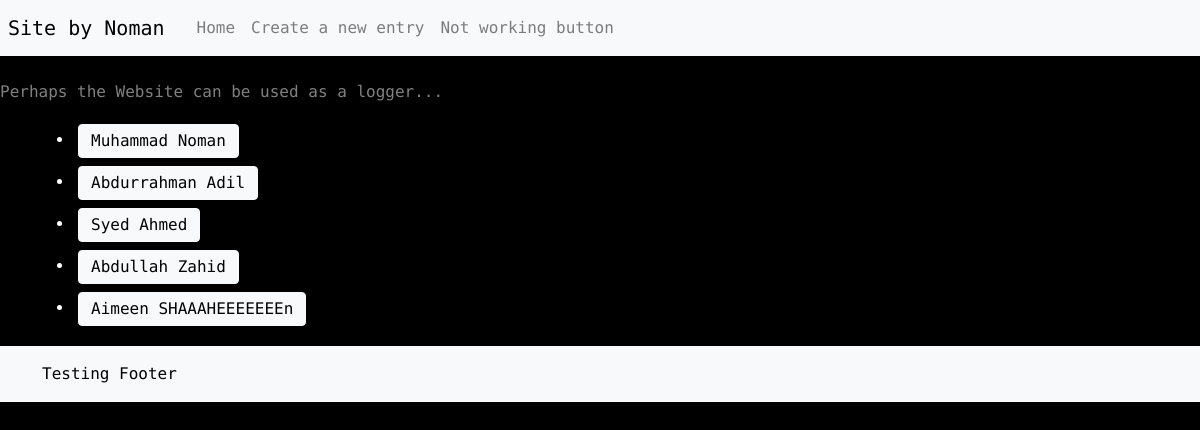
/home/, run on the app's committed database.
### main/models.py (models this page shows)
class Person(models.Model):
    first_name = models.CharField(max_length=40)
    last_name = models.CharField(max_length=40)
    def __str__(self):
        return self.first_name + " " + self.last_name

### main/views.py (the view)
# urls.py: urlpatterns = [path("",views.index,name="index"),path("home/",views.home,name="home"),
def home(request):
    p = Person.objects.all()
    response = render(request,"main/home.html",{"person": p})
    return response

### main/templates/main/home.html
{% extends 'main/base.html' %}
{%block mainBody%}
<ul>
<form method="get" >
{%for i in person %}
    <li class="p-1"><button type="input" class="btn btn-light py-1" formaction="/list/{{i.id}}" >{{i}}</button></li>
{%endfor%}
</form>
</ul>
{%endblock%}

### main/templates/main/base.html (style rules this page uses)
body { font-family: 'Fira Mono', monospace; background-color:black;color:rgb(255, 255, 255) }

### data on the page
Person: first_name+last_name "Muhammad Noman"
Person: first_name+last_name "Abdurrahman Adil"
Person: first_name+last_name "Syed Ahmed"
Person: first_name+last_name "Abdullah Zahid"
Person: first_name+last_name "Aimeen SHAAAHEEEEEEEn"
